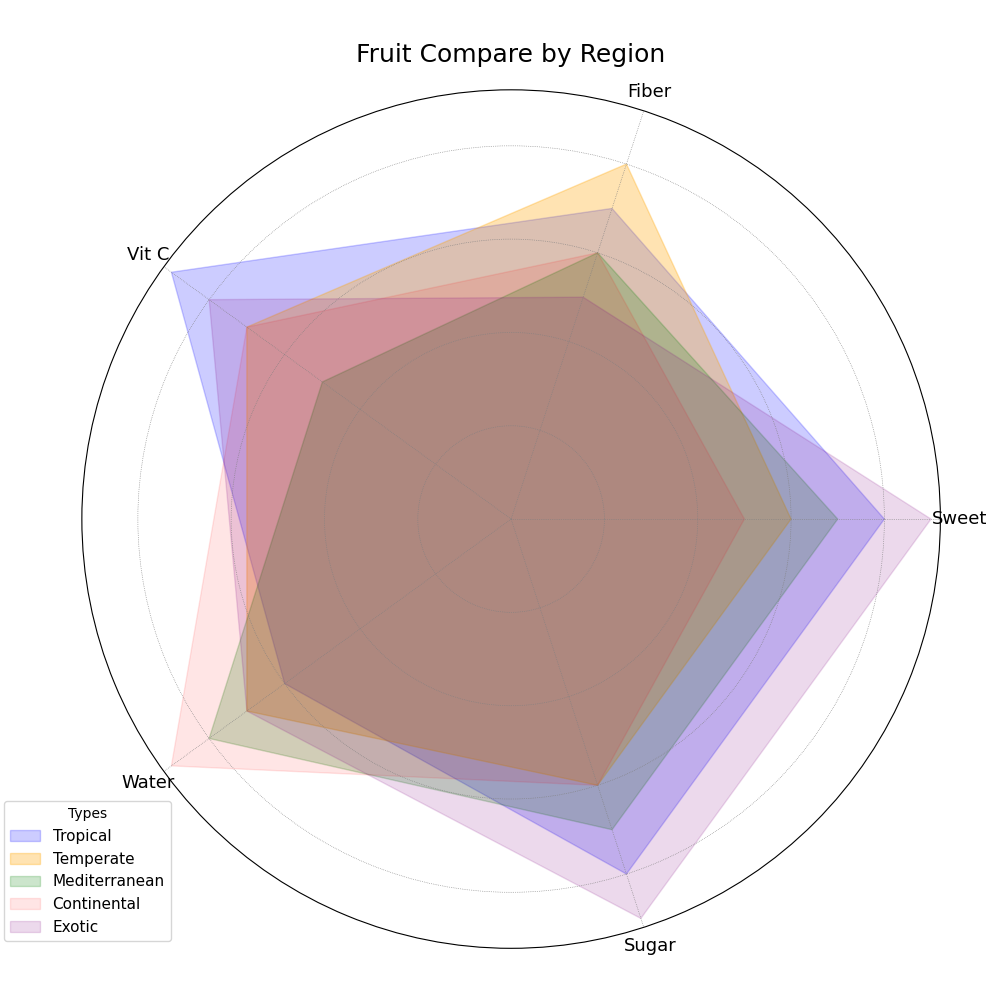

The script that drew this image:
import matplotlib.pyplot as plt
import numpy as np

categories = ['Sweet', 'Fiber', 'Vit C', 'Water', 'Sugar']
tropical_scores = [8, 7, 9, 6, 8]
temperate_scores = [6, 8, 7, 7, 6]
mediterranean_scores = [7, 6, 5, 8, 7]
continental_scores = [5, 6, 7, 9, 6]
exotic_scores = [9, 5, 8, 7, 9]

# Close the loop by appending the first score to the end
tropical_scores += tropical_scores[:1]
temperate_scores += temperate_scores[:1]
mediterranean_scores += mediterranean_scores[:1]
continental_scores += continental_scores[:1]
exotic_scores += exotic_scores[:1]

num_categories = len(categories)
angles = np.linspace(0, 2 * np.pi, num_categories, endpoint=False).tolist()
angles += angles[:1]

fig, ax = plt.subplots(figsize=(10, 10), subplot_kw=dict(polar=True))

ax.fill(angles, tropical_scores, color='blue', alpha=0.2, label='Tropical')
ax.fill(angles, temperate_scores, color='orange', alpha=0.3, label='Temperate')
ax.fill(angles, mediterranean_scores, color='green', alpha=0.2, label='Mediterranean')
ax.fill(angles, continental_scores, color='red', alpha=0.1, label='Continental')
ax.fill(angles, exotic_scores, color='purple', alpha=0.15, label='Exotic')

ax.set_xticks(angles[:-1])
ax.set_xticklabels(categories, fontsize=13, fontweight='normal', ha='center')

ax.set_yticklabels([])

plt.title("Fruit Compare by Region", fontsize=18, fontweight='normal', pad=20)

plt.legend(loc='lower left', bbox_to_anchor=(-0.1, 0), fontsize=11, title='Types')

ax.grid(color='grey', linestyle=':', linewidth=0.5)

plt.tight_layout()

plt.show()
